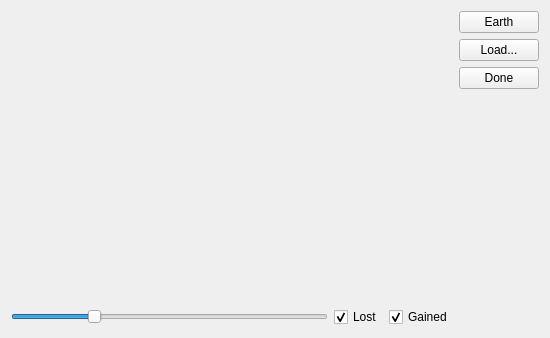
<?xml version="1.0" encoding="UTF-8"?>
<ui version="4.0">
 <class>Form</class>
 <widget class="QWidget" name="Form">
  <property name="geometry">
   <rect>
    <x>0</x>
    <y>0</y>
    <width>550</width>
    <height>338</height>
   </rect>
  </property>
  <property name="windowTitle">
   <string>Form</string>
  </property>
  <layout class="QHBoxLayout" name="horizontalLayout">
   <item>
    <layout class="QVBoxLayout" name="verticalLayout_2">
     <item>
      <widget class="QWidget" name="content" native="true">
       <property name="sizePolicy">
        <sizepolicy hsizetype="Expanding" vsizetype="MinimumExpanding">
         <horstretch>0</horstretch>
         <verstretch>0</verstretch>
        </sizepolicy>
       </property>
      </widget>
     </item>
     <item>
      <layout class="QHBoxLayout" name="horizontalLayout_3">
       <item>
        <widget class="QSlider" name="rotate">
         <property name="layoutDirection">
          <enum>Qt::LeftToRight</enum>
         </property>
         <property name="minimum">
          <number>-180</number>
         </property>
         <property name="maximum">
          <number>180</number>
         </property>
         <property name="pageStep">
          <number>45</number>
         </property>
         <property name="value">
          <number>-90</number>
         </property>
         <property name="orientation">
          <enum>Qt::Horizontal</enum>
         </property>
         <property name="invertedAppearance">
          <bool>false</bool>
         </property>
         <property name="invertedControls">
          <bool>false</bool>
         </property>
         <property name="tickPosition">
          <enum>QSlider::NoTicks</enum>
         </property>
        </widget>
       </item>
       <item>
        <widget class="QCheckBox" name="lost">
         <property name="text">
          <string>Lost</string>
         </property>
         <property name="checked">
          <bool>true</bool>
         </property>
        </widget>
       </item>
       <item>
        <widget class="QCheckBox" name="gained">
         <property name="text">
          <string>Gained</string>
         </property>
         <property name="checked">
          <bool>true</bool>
         </property>
        </widget>
       </item>
      </layout>
     </item>
    </layout>
   </item>
   <item>
    <layout class="QVBoxLayout" name="verticalLayout">
     <property name="sizeConstraint">
      <enum>QLayout::SetFixedSize</enum>
     </property>
     <item>
      <widget class="QPushButton" name="earth">
       <property name="text">
        <string>Earth</string>
       </property>
      </widget>
     </item>
     <item>
      <widget class="QPushButton" name="load">
       <property name="text">
        <string>Load...</string>
       </property>
      </widget>
     </item>
     <item>
      <widget class="QPushButton" name="done">
       <property name="text">
        <string>Done</string>
       </property>
      </widget>
     </item>
     <item>
      <spacer name="verticalSpacer">
       <property name="orientation">
        <enum>Qt::Vertical</enum>
       </property>
       <property name="sizeHint" stdset="0">
        <size>
         <width>20</width>
         <height>40</height>
        </size>
       </property>
      </spacer>
     </item>
    </layout>
   </item>
  </layout>
 </widget>
 <resources/>
 <connections/>
</ui>
